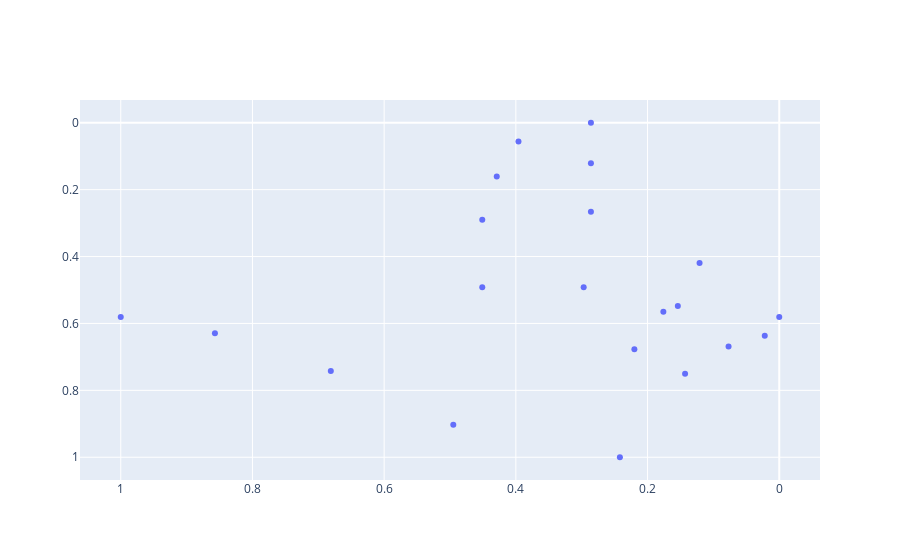

Notebook code for this chart:
### Code cell
fig = go.Figure()

fig.add_trace(go.Scatter(x=nxs, y=nys, mode="markers"))

fig.update_layout(
    xaxis = dict(autorange="reversed"),
    yaxis = dict(autorange="reversed"),
)

# fig.update_xaxes(visible=False)
# fig.update_yaxes(visible=False)

fig.show()

### Figure 1 — Plotly figure (JSON) as saved in the notebook; plotly's stock layout.template omitted (floating-point values rounded to 4 significant figures)
{"data": [{"mode": "markers", "type": "scatter", "x": [0.242, 0.495, 0.681, 0.857, 1, 0.451, 0.451, 0.429, 0.396, 0.297, 0.286, 0.286, 0.286, 0.154, 0.121, 0.176, 0.22, 0.022, 0, 0.077, 0.143], "y": [1, 0.903, 0.742, 0.629, 0.581, 0.492, 0.29, 0.161, 0.056, 0.492, 0.266, 0.121, 0, 0.548, 0.419, 0.565, 0.677, 0.637, 0.581, 0.669, 0.75]}], "layout": {"xaxis": {"autorange": "reversed"}, "yaxis": {"autorange": "reversed"}}}
